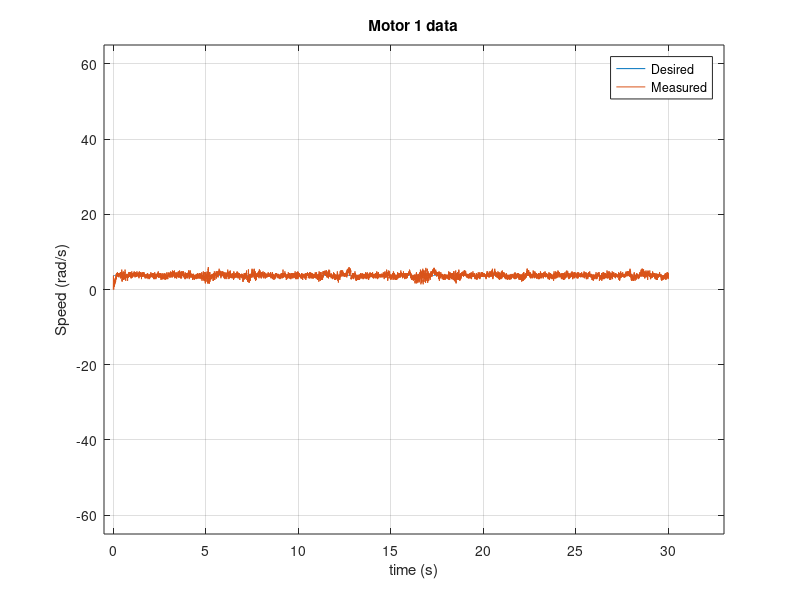
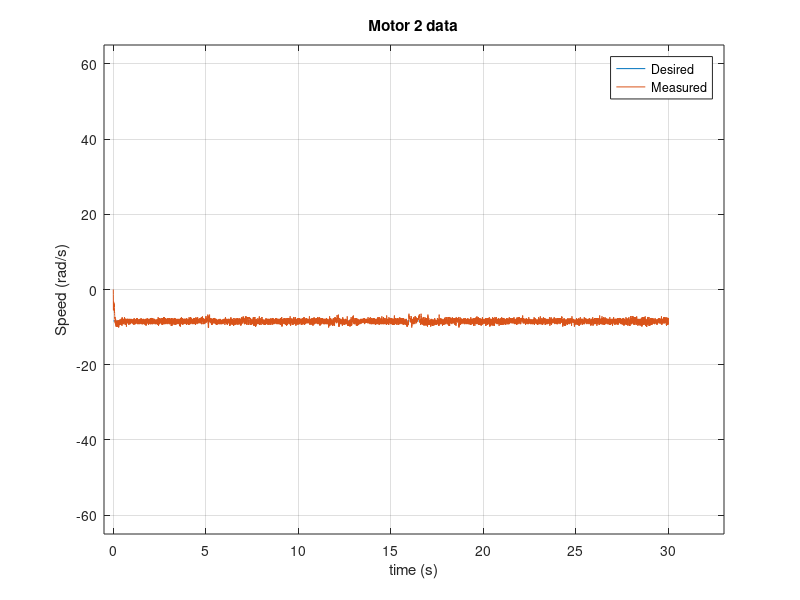
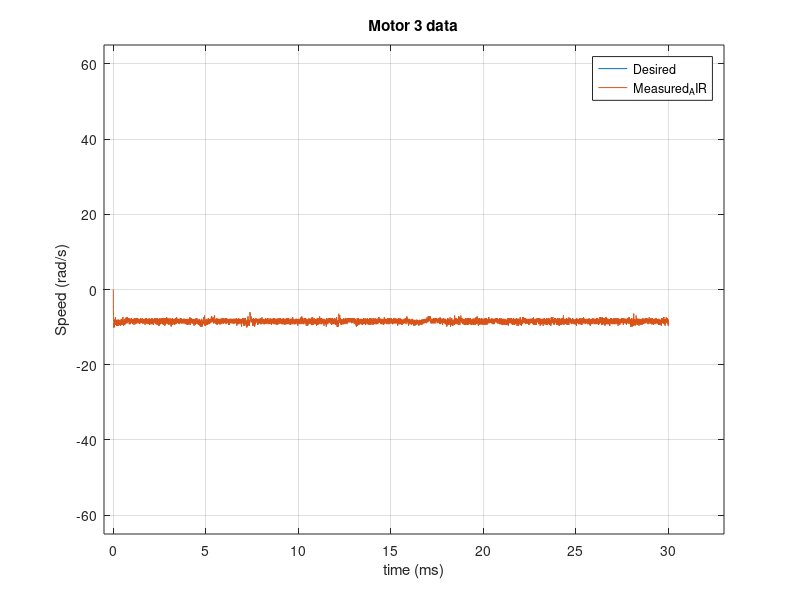
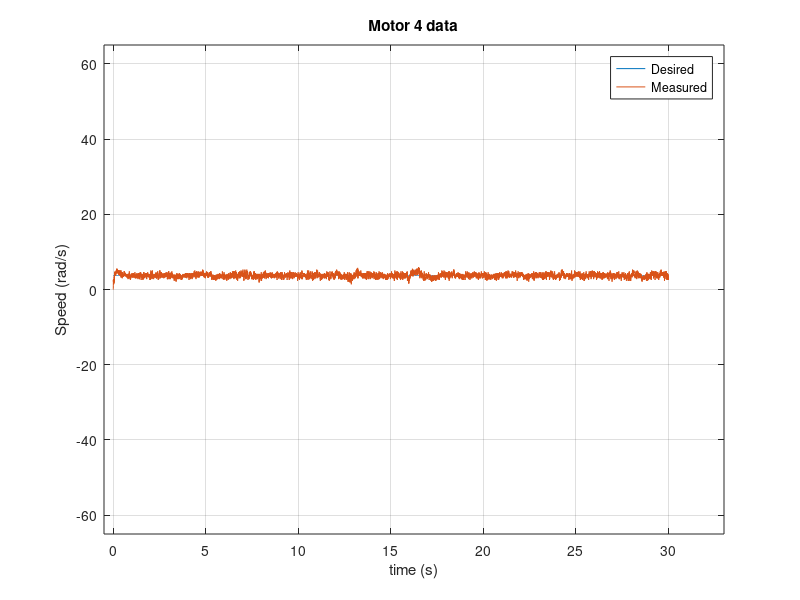

Source code (MATLAB) for these figures, in order:
clc
clear all
close all
data = csvread('TrajectoryFeedbackOUTPUT_PI_08_01_20.csv');

i = length(data);
l =  i - 1;
tlength = l / 500;
t = 0:0.002:tlength;
M1 = data([1:i],2);
M2 = data([1:i],3);
M3 = data([1:i],4);
M4 = data([1:i],5);

%% Motor 1
for i = 1:15001
    IN(i) = 3.71;
end
IN = IN';
plot(t, IN);
hold on
grid on
plot(t, M1);
title('Motor 1 data')
xlabel('time (s)') 
ylabel('Speed (rad/s)') 
xlim([-0.5 33])
ylim([-65 65])
legend({'Desired','Measured'},'Location','northeast')
%% Motor 2
for i = 1:15001
    IN(i) = -8.36;
end
figure;
plot(t, IN);
hold on
grid on
plot(t, M2);
title('Motor 2 data')
xlabel('time (s)') 
ylabel('Speed (rad/s)') 
xlim([-0.5 33])
ylim([-65 65])
legend({'Desired','Measured'},'Location','northeast')
%% Motor 3
figure;
plot(t, IN);
hold on
grid on
plot(t, M3);
title('Motor 3 data')
xlabel('time (ms)') 
ylabel('Speed (rad/s)') 
xlim([-0.5 33])
ylim([-65 65])
legend({'Desired','Measured_AIR'},'Location','northeast')
%% Motor 4
for i = 1:15001
    IN(i) = 3.71;
end
figure;
plot(t, IN);
hold on
grid on
plot(t, M4);
title('Motor 4 data')
xlabel('time (s)') 
ylabel('Speed (rad/s)') 
xlim([-0.5 33])
ylim([-65 65])
legend({'Desired','Measured'},'Location','northeast')